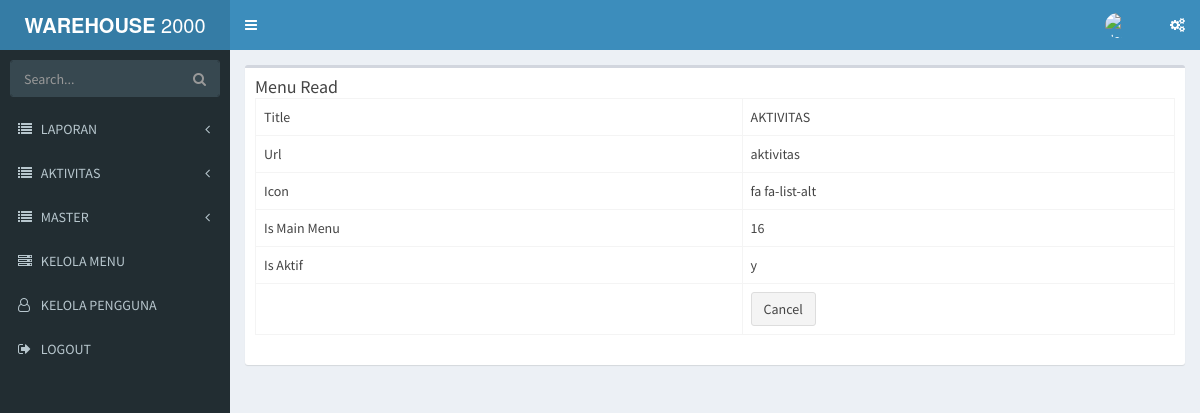
The app's page /kelolamenu/read/19 with its own data.
### tables this page shows
CREATE TABLE `tbl_menu` (
  `id_menu` int(11) NOT NULL,
  `title` varchar(50) NOT NULL,
  `url` varchar(30) NOT NULL,
  `icon` varchar(30) NOT NULL,
  `is_main_menu` int(11) NOT NULL,
  `is_aktif` enum('y','n') NOT NULL COMMENT 'y=yes,n=no',
  `no_urut` int(5) NOT NULL
);

### application/libraries/Template.php (called while the page is built)
<?php if ( ! defined('BASEPATH')) exit('No direct script access allowed');
class Template {
		var $template_data = array();
		function set($name, $value)
		{
			$this->template_data[$name] = $value;
		}
		function load($template = '', $view = '' , $view_data = array(), $return = FALSE)
		{
			$this->CI =& get_instance();
			$this->set('contents', $this->CI->load->view($view, $view_data, TRUE));
			return $this->CI->load->view($template, $this->template_data, $return);
		}
}

### application/controllers/Kelolamenu.php (called while the page is built, shortened)
<?php
class Kelolamenu extends CI_Controller
{
    public function read($id)
    {
        $row = $this->Menu_model->get_by_id($id);
        if ($row) {
            $data = array(
		'id_menu' => $row->id_menu,
		'title' => $row->title,
		'url' => $row->url,
		'icon' => $row->icon,
		'is_main_menu' => $row->is_main_menu,
        'is_aktif' => $row->is_aktif,
        'no_urut' => $row->no_urut,
	    );
            $this->template->load('template','kelolamenu/tbl_menu_read', $data);
        } else {
            $this->session->set_flashdata('message', 'Record Not Found');
            redirect(site_url('kelolamenu'));
        }
    }
}

### index.php (called while the page is built, shortened)
<?php
require_once BASEPATH.'core/CodeIgniter.php';

### application/models/Menu_model.php (called while the page is built, shortened)
<?php
class Menu_model extends CI_Model
{
    public $table = 'tbl_menu';
    public $id = 'id_menu';
    function get_by_id($id)
    {
        $this->db->where($this->id, $id);
        return $this->db->get($this->table)->row();
    }
}

### application/views/kelolamenu/tbl_menu_read.php (the view)
    <div class="content-wrapper">
    <section class='content'>
      <div class='row'>
        <div class='col-xs-12'>
          <div class='box'>
            <div class='box-header'>
            <h3 class='box-title'>Menu Read</h3>
    <table class="table table-bordered">
    <tr><td>Title</td><td><?php echo $title; ?></td></tr>
 <tr><td>Url</td><td><?php echo $url; ?></td></tr>
 <tr><td>Icon</td><td><?php echo $icon; ?></td></tr>
 <tr><td>Is Main Menu</td><td><?php echo $is_main_menu; ?></td></tr>
 <tr><td>Is Aktif</td><td><?php echo $is_aktif; ?></td></tr>
 <tr><td></td><td><a href="<?php echo site_url('kelolamenu') ?>" class="btn btn-default">Cancel</a></td></tr>
</table>
    </div>
          </div>
        </div>
      </div>
    </section>
    </div>

### application/views/template/sidebar.php (shortened to what this page needs)
<section class="sidebar">
    <form action="#" method="get" class="sidebar-form">
        <div class="input-group">
            <input type="text" name="q" class="form-control" placeholder="Search...">
            <span class="input-group-btn">
                <button type="submit" name="search" id="search-btn" class="btn btn-flat"><i class="fa fa-search"></i>
                </button>
            </span>
        </div>
    </form>
    <ul class="sidebar-menu" data-widget="tree">
        <?php
        $main_menu = $this->db->get_where('tbl_menu', array('is_main_menu' =>0, 'is_aktif'=>'y'));
        foreach ($main_menu->result() as $m){
            $submenu = $this->db->get_where('tbl_menu',array('is_main_menu'=>$m->id_menu,'is_aktif'=>'y'));
            if($submenu->num_rows()>0){
                echo "<li class='treeview'>
                        <a href='#'>
                            <i class='$m->icon'></i> <span>".strtoupper($m->title)."</span>
                            <span class='pull-right-container'>
                                <i class='fa fa-angle-left pull-right'></i>
                            </span>
                        </a>
                        <ul class='treeview-menu' style='display: none;'>";
                        echo" </ul>
                    </li>";
            }else{
                echo "<li>";
                echo anchor($m->url,"<i class='".$m->icon."'></i> ".strtoupper($m->title));
                echo "</li>";
            }
        }
        ?>
        <li><?php echo anchor('auth/logout',"<i class='fa fa-sign-out'></i> LOGOUT");?></li>
    </ul>
</section>

### records on screen
tbl_menu: title "LAPORAN"
tbl_menu: title "AKTIVITAS"
tbl_menu: title "MASTER"
tbl_menu: url+icon+title "KELOLA MENU"
tbl_menu: url+icon+title "KELOLA PENGGUNA"
tbl_menu: title "AKTIVITAS", url "aktivitas", icon "fa fa-list-alt", is_main_menu "16", is_aktif "y"

### other values on screen
anchor('auth/logout',"<i class='fa fa-sign-out'></i> LOGOUT") "LOGOUT"
